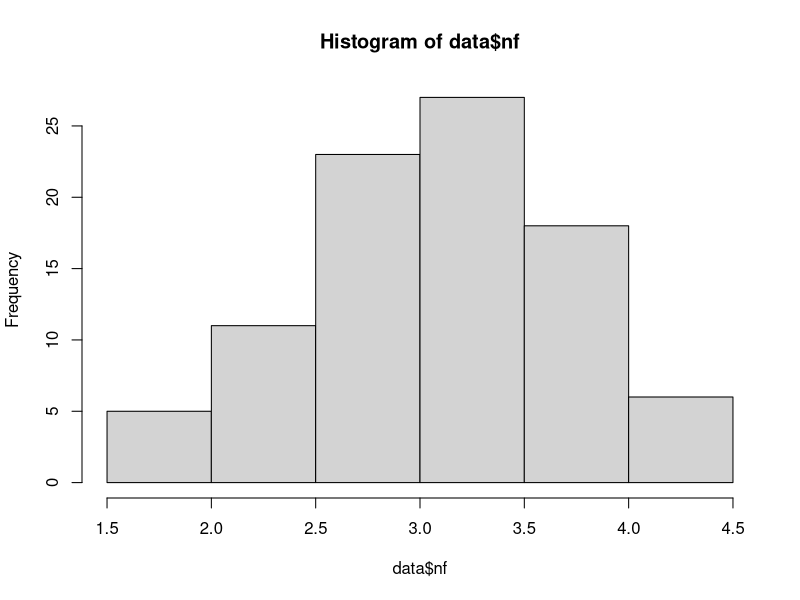
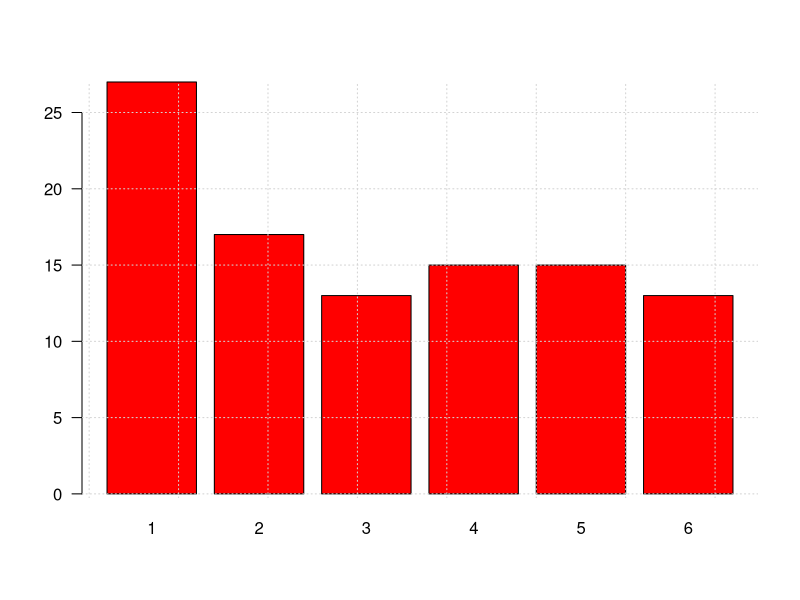
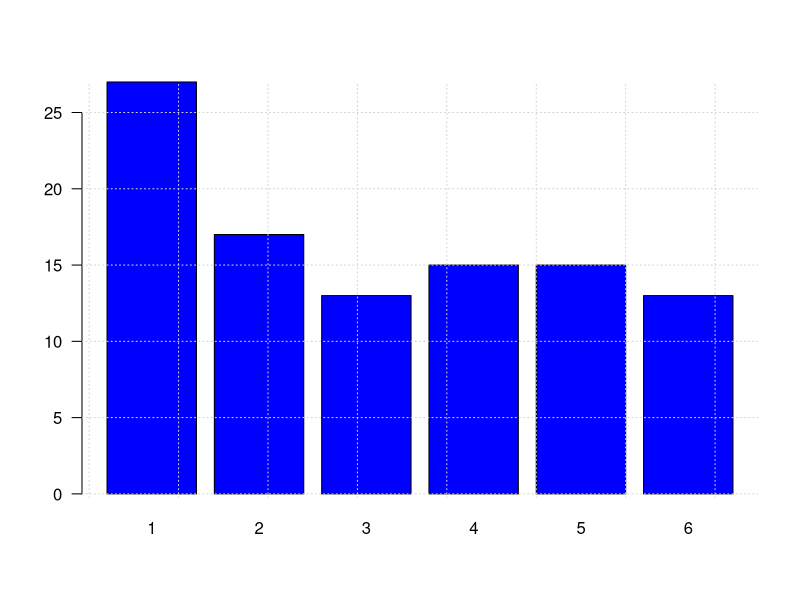

Reproduce these figures in R, in order.
# Practica 1 ========================================
x=20      # guarda un objeto "x" en memoria
y<-10     # guarda "y" que contiene el valor de 10
x+y       # calcula el valor pero no lo guarda
x=2.1e+2
x=5/0
ls()  # lista los objetos en memoria actualmente

# operadores  aritmeticos    + - * / 
3 + 4
3+4*8-2^2

sqrt(2)
log(10)
log10(100)
log2(8)
exp(1)

# VECTORES ------------------------------------
x=c(2,4,3,6,8,7,5,6,9,2)
x=1:10
x=seq(1,19, by=2)
x=seq(0,1, by=0.1)
x=seq(0,1, length=9)
x=seq(0,7, by=pi)
x=rep(1:5,2)
x=rep(1,5)
x=rep(1:5,c(1,2,3,4,5))
x=rep(1:5, each=2)
x=rep(1:5, each=2, len=4)

# operaciones con vectores----------------------

x=c(1,2,3,4,5) # x es un vector
y= 1:5         # otra forma de escribir x

sqrt(x)  
sum(x)
cumsum(x)
x*y
x%*%y
xy=c(x,y)
sum(x)/length(x)
mean(x)
sum((x-mean(x))^2)/(length(x)-1)
var(x)

# valores faltantes
s=c(1,2,3,4,5,6,7,8,9,NA)  # NA    no disponible
0/0                        # NaN   No es un numero
x=c(1,2,3,4,NA)
sum(x)
sum(x, na.rm = T)
mean(x, na.rm = T)

s=c(1:5,NA,7:10)
s[!is.na(s)]   # omite el valor NA
s[4:7]     

t=-(1:10)

u=c(10,22,32,23)
names(u)=c("u.cauca","u.tolima", "u.amazonia","u.pedagogica")
u

w=numeric()  # vectpr vacio
w
w[1]=1
w[3]=5
w

# clase de datos
x=1:20
class(x)

y=c("S","N")
class(y)
# matrices ---------------------------------------------
z=matrix(x,nrow = 4)
z
class(z)

z=matrix(x, nrow = 4, byrow = T)
z
dim(z)

z[2:4,2:4]

z[,1]
z[1,]


tipo=c("D","R","B","MB","E")
nivel=sample(tipo,20, replace = TRUE,  prob = c(0.05,0.10,0.30,0.40,0.15))
nivel
nivel=as.factor(nivel)
class(nivel)

nf=c(4.1, 2.7, 3.1, 3.2, 3.0, 3.2, 2.0, 2.4, 1.6, 3.2, 3.1, 2.6, 2.0, 2.4, 2.8, 
     3.3, 4.0, 3.4, 3.0, 3.1, 2.7, 2.7, 3.0, 3.8, 3.2, 2.2, 3.5, 3.5, 3.8, 3.5, 
     3.9, 4.2, 4.3, 3.9, 3.2, 3.5, 3.5, 3.7, 4.1, 3.7, 3.5, 3.6, 3.2, 3.1, 3.4, 
     3.0, 3.0, 3.0, 2.7, 1.7, 3.6, 2.1, 2.4, 3.0, 3.1, 2.5, 2.5, 3.6, 2.2, 2.4, 
     3.1, 3.3, 2.7, 3.7, 3.0, 2.7, 3.0, 3.2, 3.1, 2.4, 3.0, 2.7, 2.5, 3.0, 3.0, 
     3.0, 3.2, 3.1, 3.8, 4.1, 3.7, 3.5, 3.0, 3.7, 3.7, 4.1, 3.7, 3.9, 3.7, 2.0)

cc=c(20, 10, 20, 20, 20, 20, 20, 20, 20, 30, 20, 20, 20, 10, 30, 20, 20, 30, 20, 
     30, 30, 20, 10, 30, 20, 20, 30, 30, 10, 20, 10, 20, 20, 20, 10, 20, 10, 20, 
     20, 30, 30, 30, 10, 30, 20, 20, 20, 20, 20, 20, 10, 20, 30, 30, 10, 10, 10, 
     20, 10, 20, 10, 30, 20, 10, 20, 30, 10, 30, 30, 30, 20, 30, 30, 30, 30, 30, 
     30, 20, 10, 30, 10, 20, 20, 10, 20, 20, 20, 20, 10, 20)

data=c(cc,nf)
class(data)

# data frame --------------------------------------------------------------
data=data.frame(cc,nf)
class(data)
dim(data)

data$nf
data[,2]

h=hist(data$nf)
class(h)
h$breaks
h$counts
h$density
h$mids
h$xname
h$equidist

#  arreglos
w=array(1:24, dim = c(3,4,2))
w
dim(w)

z=matrix(1:24, nrow = 4, byrow = T)
t(z)

z*z
z%*%t(z)

A =matrix(c(13, -4, 2, -4, 11, -2, 2, -2, 8), 3, 3, byrow=TRUE)
ev=eigen(A)
ev
ev$values

# funciones ------------------------------------------
 #  argumentos  >>  funcion   >>  resultados
 #  opciones        argumentos por defecto

fx=function(x){1/22*exp(-x/22)}
fx(10)

fxy=function(x,y){48*(x+y)/49}
fxy(1,1)

C=function(n,x){choose(n,x)}
C(5,2)

P=function(n,x){C(n,x)*factorial(x)}
P(5,2)

y=sample(1:6,100, replace = T)
grafica=function(x,color){
        barplot(x,
                col=color, las=1)
        grid()
}

z=table(y)
grafica(z,"red")
w=round(prop.table(z)*100,2)
grafica(w,"blue")











